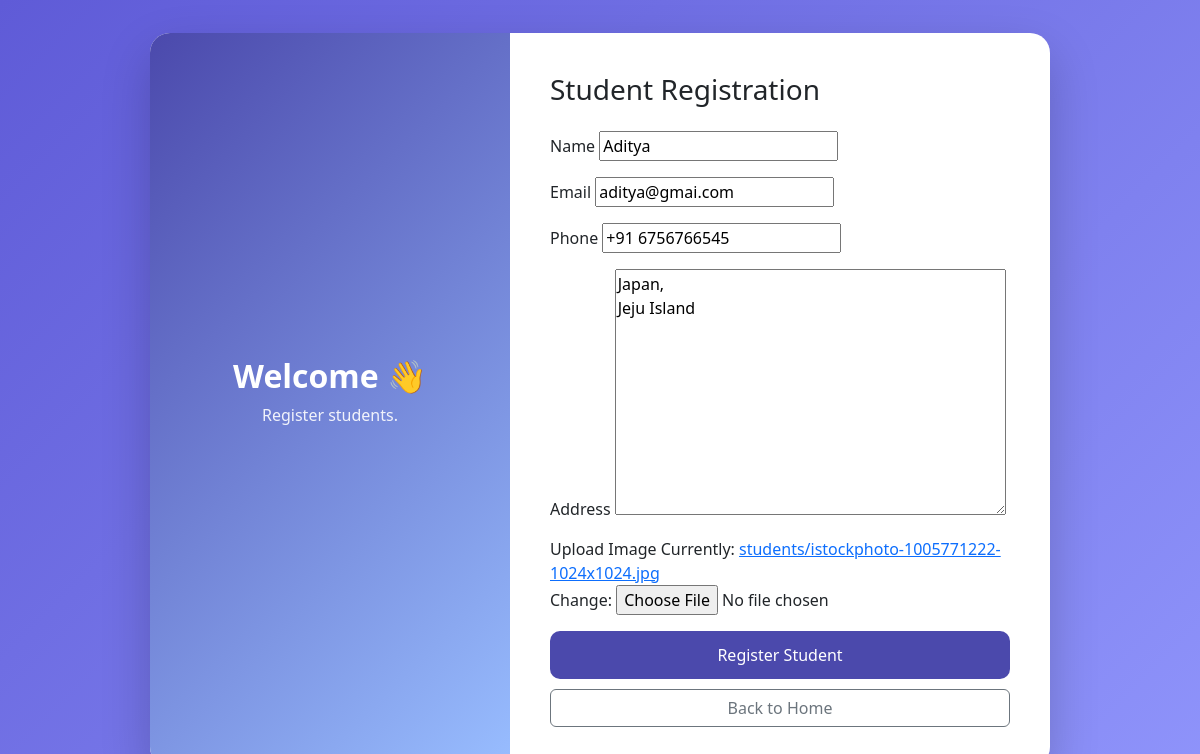
Page /update/1/ on the earlier database version.
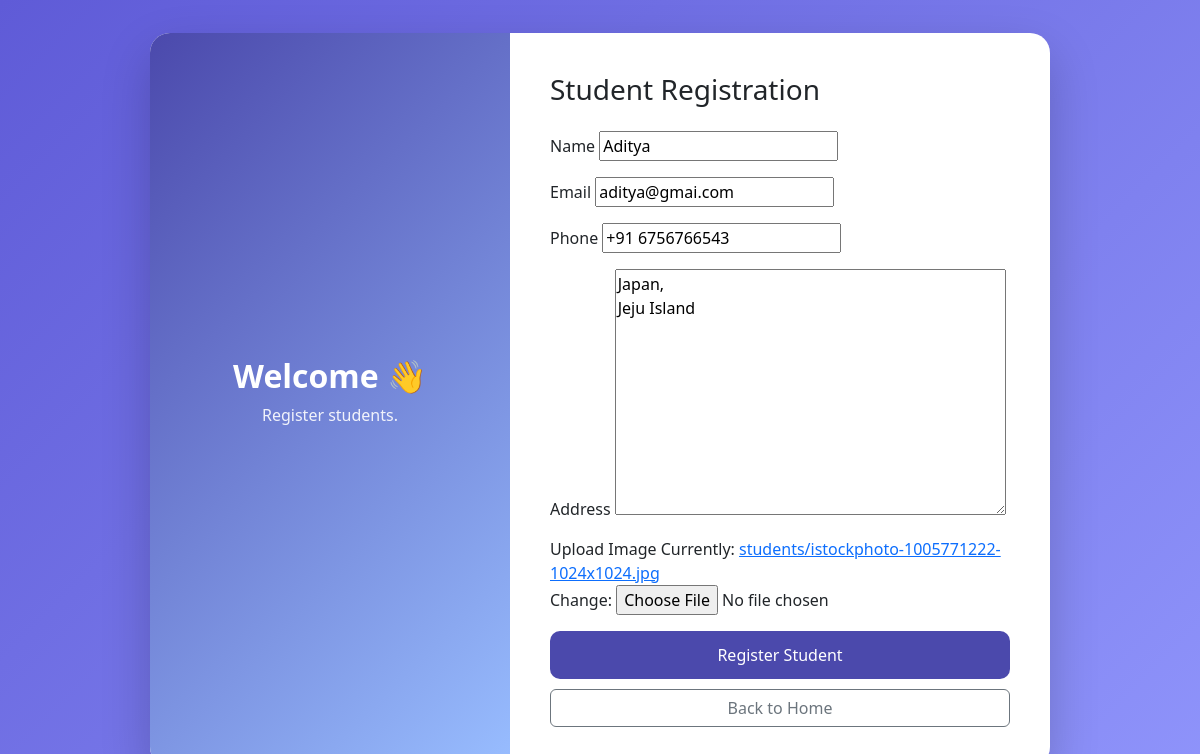
Same page on the later database version.
### students/models.py (models this page shows, shortened)
class Student(models.Model):
    name = models.CharField(max_length=100)
    email = models.EmailField()
    phone = models.CharField(max_length=15)
    address = models.TextField()
    image = models.ImageField(upload_to='students/')

### students/views.py (the view)
# urls.py: path('update/<int:id>/', views.update_student, name='update_student'),
def update_student(request, id):
    student = get_object_or_404(Student, id=id)
    if request.method == 'POST':
        form = StudentForm(request.POST, request.FILES, instance=student)
        if form.is_valid():
            form.save()
            return redirect('home')
    else:
        form = StudentForm(instance=student)
    return render(request,'register.html',{'form':form})

### students/forms.py
class StudentForm(forms.ModelForm):
    class Meta:
        model = Student
        fields = ['name','email','phone','address','image']

### students/templates/register.html (shortened to what this page needs)
<!DOCTYPE html>
<html>
<head>
<link href="https://cdn.jsdelivr.net/npm/bootstrap@5.3.2/dist/css/bootstrap.min.css" rel="stylesheet">
</head>
<body>
<div class="container-box">
<div class="left-side">
<h2>Welcome 👋</h2>
<p>
Register students.
</p>
</div>
<div class="right-side">
<h3 class="mb-4">Student Registration</h3>
<form method="POST" enctype="multipart/form-data">
<div class="mb-3">
<label>Name</label>
{{ form.name }}
</div>
<div class="mb-3">
<label>Email</label>
{{ form.email }}
</div>
<div class="mb-3">
<label>Phone</label>
{{ form.phone }}
</div>
<div class="mb-3">
<label>Address</label>
{{ form.address }}
</div>
<div class="mb-3">
<label>Upload Image</label>
{{ form.image }}
</div>
<button class="btn-register">
Register Student
</button>
<a href="/" class="btn btn-outline-secondary w-100 back-btn">
Back to Home
</a>
</form>
</div>
</div>
</body>
</html>

### students/templates/register.html (style rules this page uses)
body { height:100vh; background:linear-gradient(135deg,#5f5bd7,#8f94fb); display:flex; align-items:center; justify-content:center; font-family:Segoe UI; }
.container-box { width:900px; background:white; border-radius:20px; overflow:hidden; box-shadow:0 20px 50px rgba(0,0,0,0.2); display:flex; }
.left-side { background:linear-gradient(135deg,#4b49ac,#98bdff); color:white; width:40%; padding:40px; display:flex; flex-direction:column; justify-content:center; text-align:center; }
.left-side h2 { font-weight:600; }
.left-side p { opacity:0.9; }
.right-side { width:60%; padding:40px; }
.btn-register { background:#4b49ac; color:white; border:none; padding:12px; width:100%; border-radius:10px; font-weight:500; transition:0.3s; }
.back-btn { margin-top:10px; }

Differences in the rows shown:
changed Student "Aditya": phone "+91 6756766545" → "+91 6756766543"
